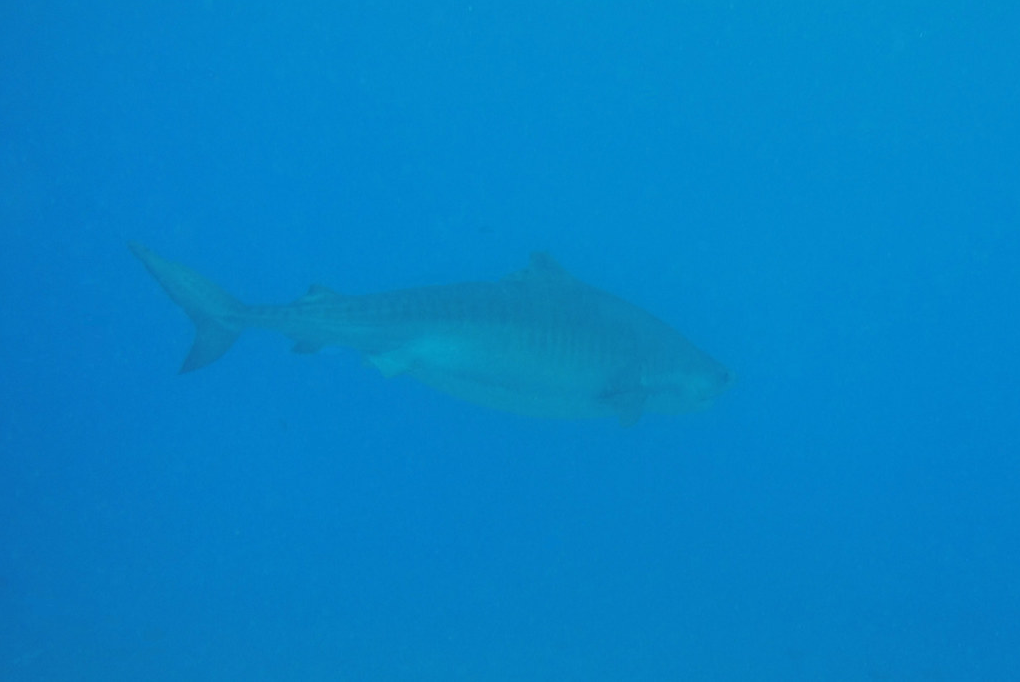
#> input picture images/shark1.png, 1020 x 682 px
$ python shark_extractor.py
#> lines starting #> are read from the running program, lines starting #| are printed output that depends on the picture; after the words box and inside, x2 and y2 are one past the last pixel; in counts of white or black regions, pixels touching at a corner belong together
#> in extract_shark, image is the input picture: shape (682, 1020, 3); mean B, G, R 198.7, 130, 4
#> in extract_shark, `lab = cv2.cvtColor(image, cv2.COLOR_BGR2LAB)`: lab: shape (682, 1020, 3); mean of channels 0, 1, 2 132.6, 123.9, 84.3
#> in extract_shark, `luv = cv2.cvtColor(image, cv2.COLOR_BGR2LUV)`: luv: shape (682, 1020, 3); mean of channels 0, 1, 2 132, 72.8, 71.2
#> in extract_shark, `xyz = cv2.cvtColor(image, cv2.COLOR_BGR2XYZ)`: xyz: shape (682, 1020, 3); mean of channels 0, 1, 2 84, 108.2, 204.3
import cv2
import numpy as np

def create_first_half_of_edge_mask(first_edge_mask, kernel = np.ones((5,5),np.uint8), max_thresh = 228, min_thresh = 198):
#> called with kernel = array of shape (5, 5), max_thresh = 228, min_thresh = 198
    first_edge_mask = cv2.cvtColor(first_edge_mask, cv2.COLOR_BGR2GRAY)
    first_edge_mask = cv2.equalizeHist(first_edge_mask)
    first_edge_mask = cv2.bilateralFilter(first_edge_mask,9,75,75)

    # Threshold image to be between max and min
    first_edge_mask[first_edge_mask > max_thresh] = 0
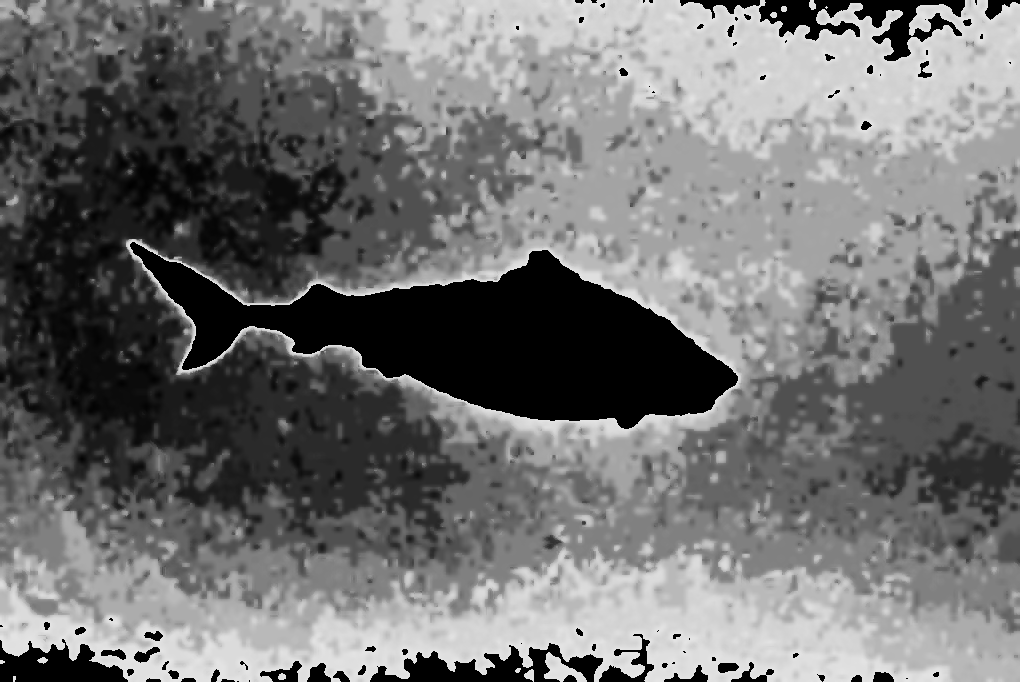
#> first_edge_mask: shape (682, 1020); min 0, max 228, mean 113
    first_edge_mask[first_edge_mask < min_thresh] = 0
    first_edge_mask[first_edge_mask !=0] = 255
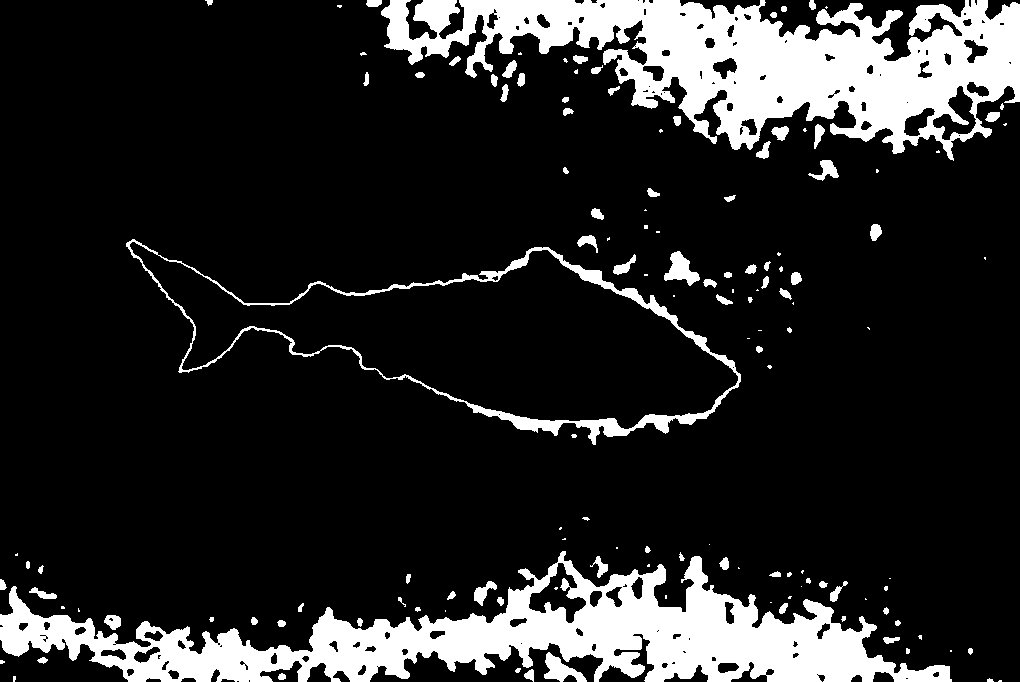
#> first_edge_mask: shape (682, 1020); 15.6% white; 137 white regions (55 under 20 px), largest, box (x1, y1, x2, y2) and area: (381, 0, 1020, 161) 48091, (0, 551, 952, 682) 46388, (126, 239, 741, 445) 6744

    # Expand Thresholded image
    first_edge_mask = cv2.dilate(first_edge_mask, kernel, iterations = 2)
#> first_edge_mask: shape (682, 1020); 26.1% white; 53 white regions, largest, box (x1, y1, x2, y2) and area: (0, 547, 956, 682) 71244, (362, 0, 1020, 165) 71180, (122, 235, 745, 449) 23325
    return first_edge_mask

def create_second_half_of_edge_mask(second_edge_mask, max_thresh = 120, min_thresh = 90):
    # Spread and Blur values
#> called with max_thresh = 120, min_thresh = 90
    second_edge_mask = cv2.equalizeHist(second_edge_mask)
    second_edge_mask = cv2.bilateralFilter(second_edge_mask,9,75,75)

    # Threshold image to be between 90 and 120
    second_edge_mask[second_edge_mask > max_thresh] = 0
    second_edge_mask[second_edge_mask < min_thresh] = 0
    second_edge_mask[second_edge_mask != 0] = 255
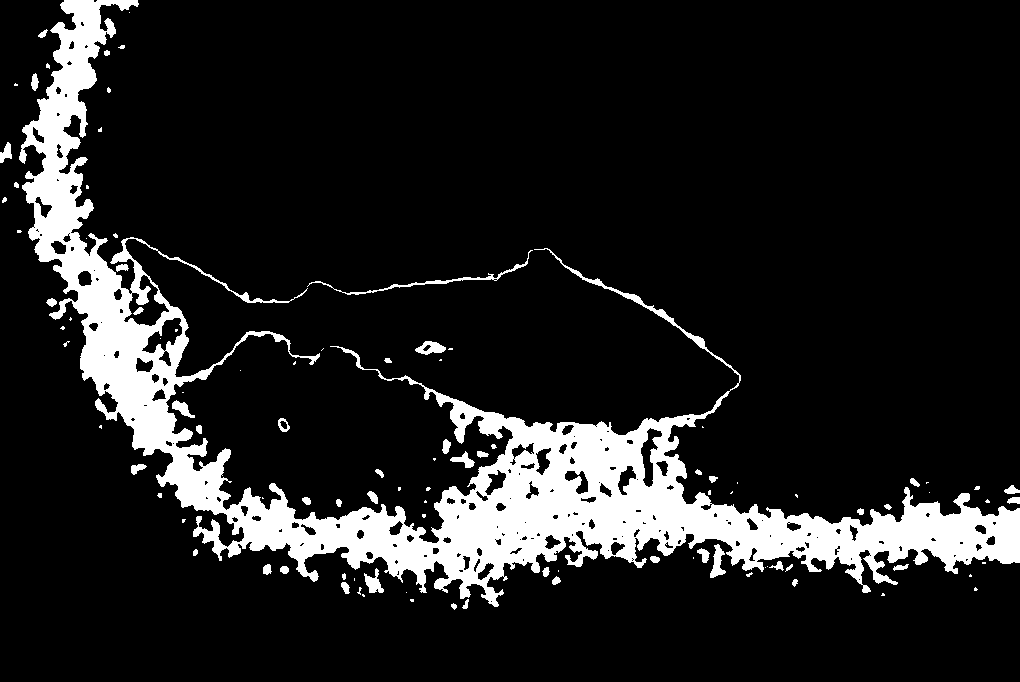
#> second_edge_mask: shape (682, 1020); 12.8% white; 102 white regions (51 under 20 px), largest, box (x1, y1, x2, y2) and area: (19, 0, 1020, 607) 84434, (307, 250, 533, 295) 566, (710, 544, 726, 578) 277
    return second_edge_mask

def combine_edge_masks(edge_mask1, edge_mask2, kernel = np.ones((5,5),np.uint8)):
    # Combine and blur the two masks to get shark outline and remove unwanted objects
    combined_edge_mask = cv2.bitwise_and(edge_mask1, edge_mask2)
#> combined_edge_mask: shape (682, 1020); 1.1% white; 53 white regions (31 under 20 px), largest, box (x1, y1, x2, y2) and area: (330, 248, 741, 449) 4340, (122, 237, 308, 328) 828, (307, 250, 533, 295) 566
    full_edge_mask = cv2.dilate(combined_edge_mask,kernel, iterations = 2)
#> full_edge_mask: shape (682, 1020); 4.3% white; 15 white regions, largest, box (x1, y1, x2, y2) and area: (118, 233, 745, 453) 22263, (510, 519, 585, 589) 2117, (470, 573, 508, 611) 991
    full_edge_mask = cv2.bilateralFilter(full_edge_mask,9,75,75)
    return full_edge_mask

# Fill in the edges so that they can be used as a mask
def fill_mask_edges(full_edge_mask, kernel = np.ones((5,5),np.uint8)):
    # Fill edges
    h, w = full_edge_mask.shape[:2]
#> h = 682; w = 1020
    mask = np.zeros((h+2, w+2), np.uint8)
    filled_mask = full_edge_mask.copy()
    cv2.floodFill(filled_mask, mask, (0,0), 255)
    filled_mask = cv2.bitwise_not(filled_mask)

    full_mask = cv2.bitwise_or(filled_mask, full_edge_mask)
#> full_mask: shape (682, 1020); 11.4% white; 11 white regions, largest, box (x1, y1, x2, y2) and area: (117, 232, 746, 454) 70797, (509, 518, 627, 590) 3062, (688, 547, 749, 583) 1388

    # Erode and Dilate to remove unwanted objects
    full_mask_erosion = cv2.erode(full_mask,kernel,iterations = 6)
#> full_mask_erosion: shape (682, 1020); 6.9% white; 1 white region, box (x1, y1, x2, y2) and area: (133, 247, 729, 435) 47799
    full_mask_erosion = cv2.bilateralFilter(full_mask_erosion,9,75,75)
    full_mask_erosion = cv2.dilate(full_mask_erosion,kernel,iterations = 4)
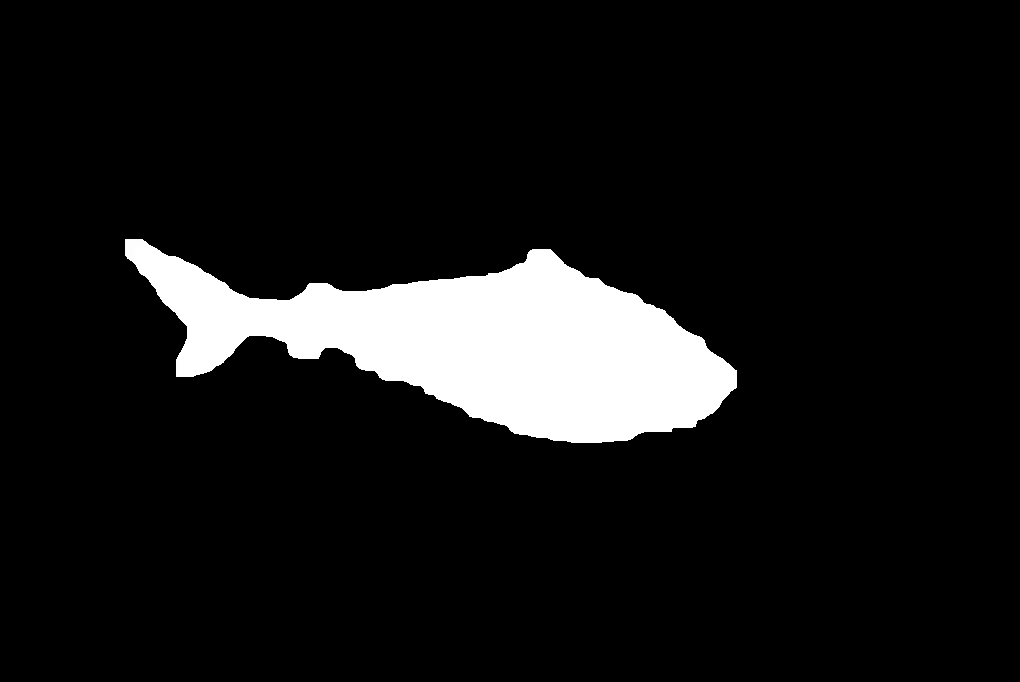
#> full_mask_erosion: shape (682, 1020); min 0, max 255, mean 22.9
    full_mask_erosion = cv2.bilateralFilter(full_mask_erosion,9,75,75)
#> in extract_shark, `masked = cv2.bitwise_or(detailed_image, detailed_image, mask=full_mask)`: masked: shape (682, 1020, 3); mean of channels 0, 1, 2 10.5, 10.5, 0.8
    return full_mask_erosion

def create_detailed_image(first_channel,second_channel,third_channel):
    return cv2.merge([first_channel,second_channel,third_channel])

# This gets the lowest and highest value of both x and y
# Based on whether the pixel is pure black or not
# Then returns a sub image of that range

def crop_image(image, mask):
    y_index, x_index = np.where(mask != 0)
    # Both arrays are sorted based on the contents of y_index
    # So x_index needs to be resorted based on its own contents
    x_index.sort()
    first_x = x_index[0]
#> first_x = 124
    first_y = y_index[0]
#> first_y = 238
    last_x = x_index[len(x_index)-1]
#> last_x = 737
    last_y = y_index[len(y_index)-1]
#> last_y = 443
    return image[first_y:last_y, first_x:last_x]
#> returned value: shape (205, 613, 3)

# This just replaces the black from the mask with white
def whiteout_background(image):
    image[image == 0] = 255
#> image: shape (205, 613, 3); mean of channels 0, 1, 2 182.8, 182.8, 129.5
    return image


def extract_shark(file_path = "./images/Shark 1.PNG"):
    # Read in image
    image = cv2.imread(file_path, 1)

    # Create necessary color spaces and images from src image
    lab = cv2.cvtColor(image, cv2.COLOR_BGR2LAB)
    luv = cv2.cvtColor(image, cv2.COLOR_BGR2LUV)
    xyz = cv2.cvtColor(image, cv2.COLOR_BGR2XYZ)


    luv_first, _, luv_third = cv2.split(luv)
    _,         _, lab_third = cv2.split(lab)

    luv_third_eq = cv2.equalizeHist(luv_third)

    _, _, r = cv2.split(image)


    _, _, xyz_third = cv2.split(xyz)
    detailed_image = create_detailed_image(cv2.equalizeHist(luv_first),cv2.equalizeHist(luv_first),r)
    detailed_image_gray = create_detailed_image(cv2.equalizeHist(luv_first),cv2.equalizeHist(luv_first),cv2.equalizeHist(luv_first))

    # Create first half of edge mask
    first_edge_mask = create_first_half_of_edge_mask(cv2.merge([r, luv_third_eq, lab_third]))

    # Create second half of edge mask
    second_edge_mask = create_second_half_of_edge_mask(xyz_third)

    # Combine Edge Masks
    full_edge_mask = combine_edge_masks(first_edge_mask, second_edge_mask)

    # Fill mask edges
    full_mask = fill_mask_edges(full_edge_mask)

    # Mask Detailed Image
    masked = cv2.bitwise_or(detailed_image, detailed_image, mask=full_mask)

    # Crop image to size of shark
    cropped_image = crop_image(masked, full_mask)

    # Change image background from black to white
    white_background_img = whiteout_background(cropped_image)
    cv2.imshow("Final Cropped Image with White background", white_background_img)

    masked_gray = cv2.bitwise_or(detailed_image_gray, detailed_image_gray, mask=full_mask)
#> masked_gray: shape (682, 1020, 3); mean of channels 0, 1, 2 10.5, 10.5, 10.5

    # Crop image to size of shark
    cropped_image_gray = crop_image(masked_gray, full_mask)

    # Change image background from black to white
    white_background_img_gray = whiteout_background(cropped_image_gray)
#> in whiteout_background (call 2), `image[image == 0] = 255`: image: shape (205, 613, 3); mean of channels 0, 1, 2 182.8, 182.8, 182.8
    cv2.imshow("Final Cropped Image with White background Gray", white_background_img_gray)
    return cropped_image, cropped_image_gray

def main():
    # Extract sharks
    first_shark_color, first_shark_gray = extract_shark("./images/shark1.png")
    second_shark_color, second_shark_gray = extract_shark("./images/shark2.png")
#> call 2 of extract_shark, with file_path = './images/shark2.png'
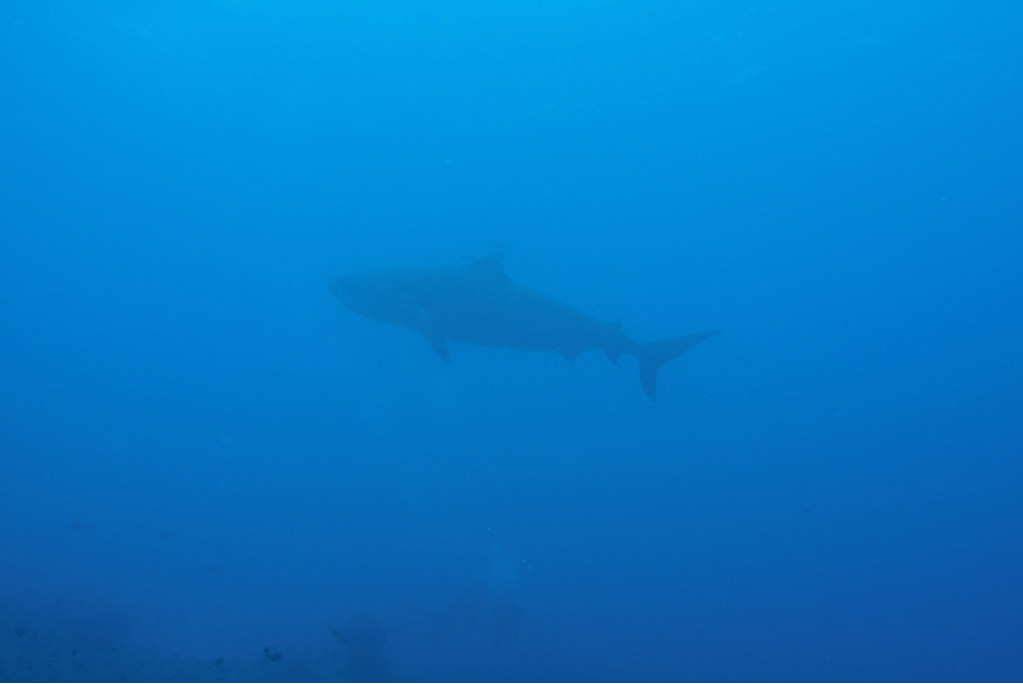
#> input picture images/shark2.png, 1023 x 684 px
#> in extract_shark, image is the input picture: shape (684, 1023, 3); mean B, G, R 198.3, 120.8, 5.3
#> in extract_shark (call 2), `lab = cv2.cvtColor(image, cv2.COLOR_BGR2LAB)`: lab: shape (684, 1023, 3); mean of channels 0, 1, 2 125.3, 129.6, 80.1
#> in extract_shark (call 2), `luv = cv2.cvtColor(image, cv2.COLOR_BGR2LUV)`: luv: shape (684, 1023, 3); mean of channels 0, 1, 2 124.7, 75.2, 65.4
#> in extract_shark (call 2), `xyz = cv2.cvtColor(image, cv2.COLOR_BGR2XYZ)`: xyz: shape (684, 1023, 3); mean of channels 0, 1, 2 81.1, 101.8, 202.9
#> in extract_shark (call 2), `luv_third_eq = cv2.equalizeHist(luv_third)`:
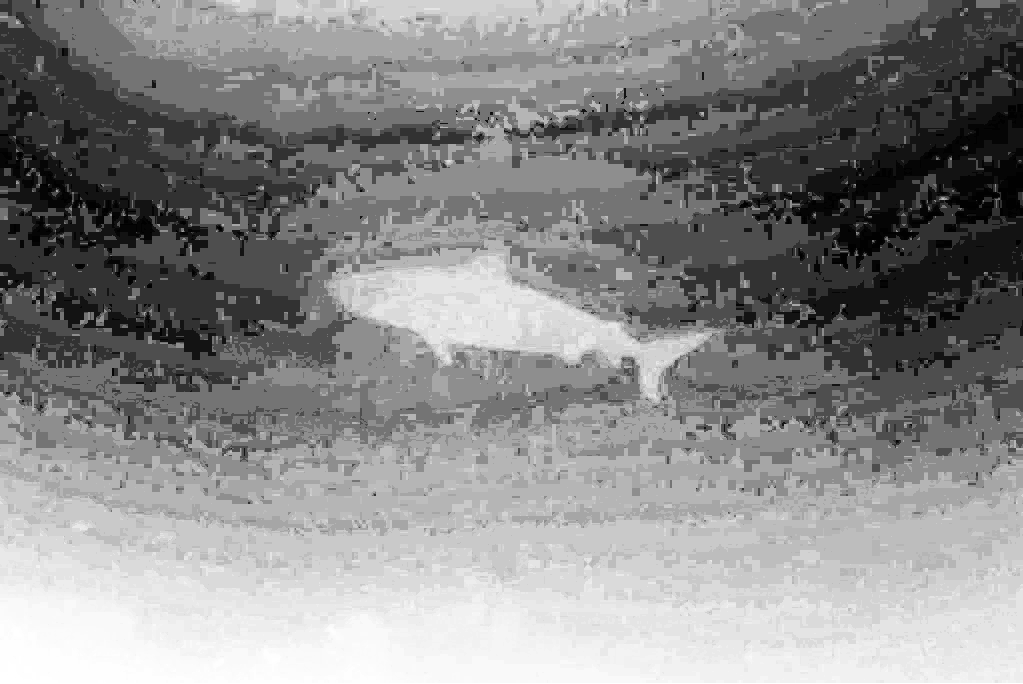
#> luv_third_eq: shape (684, 1023); min 0, max 255, mean 138.1
    cv2.imshow("Shark 1 extracted Color", first_shark_color)
    cv2.imshow("Shark 2 extracted Color", second_shark_color)
    cv2.imshow("Shark 1 extracted Gray", first_shark_gray)
    cv2.imshow("Shark 2 extracted Gray", second_shark_gray)

    # Keep image on screen
    cv2.waitKey(0)
    cv2.destroyAllWindows()

if __name__ == "__main__":
    main()
